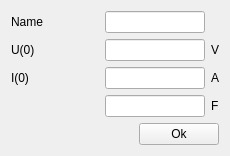
<?xml version="1.0" encoding="UTF-8"?>
<ui version="4.0">
 <class>CircuitItemEdit</class>
 <widget class="QWidget" name="CircuitItemEdit">
  <property name="geometry">
   <rect>
    <x>0</x>
    <y>0</y>
    <width>230</width>
    <height>149</height>
   </rect>
  </property>
  <property name="windowTitle">
   <string>Параметры</string>
  </property>
  <layout class="QVBoxLayout" name="verticalLayout">
   <item>
    <layout class="QGridLayout" name="gridLayout" columnstretch="3,2,0">
     <item row="3" column="2">
      <widget class="QLabel" name="uDimLabel">
       <property name="text">
        <string>A</string>
       </property>
      </widget>
     </item>
     <item row="4" column="0">
      <widget class="QLabel" name="fNameLabel">
       <property name="text">
        <string/>
       </property>
      </widget>
     </item>
     <item row="1" column="0">
      <widget class="QLabel" name="nameLabel">
       <property name="text">
        <string>Name</string>
       </property>
      </widget>
     </item>
     <item row="2" column="2">
      <widget class="QLabel" name="iDimLabel">
       <property name="text">
        <string>V</string>
       </property>
      </widget>
     </item>
     <item row="2" column="0">
      <widget class="QLabel" name="u0Label">
       <property name="text">
        <string>U(0)</string>
       </property>
      </widget>
     </item>
     <item row="3" column="0">
      <widget class="QLabel" name="i0Label">
       <property name="text">
        <string>I(0)</string>
       </property>
      </widget>
     </item>
     <item row="3" column="1">
      <widget class="QLineEdit" name="i0Edit">
       <property name="minimumSize">
        <size>
         <width>100</width>
         <height>0</height>
        </size>
       </property>
       <property name="maximumSize">
        <size>
         <width>120</width>
         <height>16777215</height>
        </size>
       </property>
      </widget>
     </item>
     <item row="2" column="1">
      <widget class="QLineEdit" name="u0Edit">
       <property name="minimumSize">
        <size>
         <width>100</width>
         <height>0</height>
        </size>
       </property>
       <property name="maximumSize">
        <size>
         <width>120</width>
         <height>16777215</height>
        </size>
       </property>
      </widget>
     </item>
     <item row="4" column="1">
      <widget class="QLineEdit" name="fEdit">
       <property name="minimumSize">
        <size>
         <width>100</width>
         <height>0</height>
        </size>
       </property>
       <property name="maximumSize">
        <size>
         <width>120</width>
         <height>16777215</height>
        </size>
       </property>
      </widget>
     </item>
     <item row="4" column="2">
      <widget class="QLabel" name="fDimLabel">
       <property name="text">
        <string>F</string>
       </property>
      </widget>
     </item>
     <item row="1" column="1">
      <widget class="QLineEdit" name="nameEdit">
       <property name="minimumSize">
        <size>
         <width>100</width>
         <height>0</height>
        </size>
       </property>
       <property name="maximumSize">
        <size>
         <width>120</width>
         <height>16777215</height>
        </size>
       </property>
      </widget>
     </item>
    </layout>
   </item>
   <item>
    <layout class="QHBoxLayout" name="horizontalLayout">
     <item>
      <spacer name="horizontalSpacer">
       <property name="orientation">
        <enum>Qt::Horizontal</enum>
       </property>
       <property name="sizeHint" stdset="0">
        <size>
         <width>40</width>
         <height>20</height>
        </size>
       </property>
      </spacer>
     </item>
     <item>
      <widget class="QPushButton" name="okButton">
       <property name="text">
        <string>Ok</string>
       </property>
      </widget>
     </item>
    </layout>
   </item>
  </layout>
 </widget>
 <layoutdefault spacing="6" margin="11"/>
 <resources/>
 <connections>
  <connection>
   <sender>okButton</sender>
   <signal>clicked()</signal>
   <receiver>CircuitItemEdit</receiver>
   <slot>apply()</slot>
   <hints>
    <hint type="sourcelabel">
     <x>225</x>
     <y>138</y>
    </hint>
    <hint type="destinationlabel">
     <x>100</x>
     <y>146</y>
    </hint>
   </hints>
  </connection>
 </connections>
 <slots>
  <slot>apply()</slot>
 </slots>
</ui>
